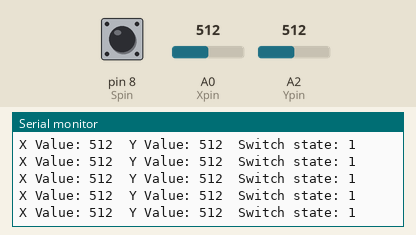
Bench run of a sketch on a simulated Arduino Uno, built with avr-gcc and run on an emulated ATmega328P. On the bench: the last lines printed to the serial monitor. The inputs (shaded band) are chosen by the test bench; at power-on: A0 (Xpin) = 512, pin 8 (Spin) HIGH, A2 (Ypin) = 512.

Above: at 10.4 s.
10.5 s: A0 (Xpin) set to 988
At 10.8 s:
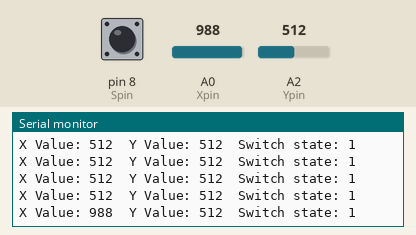
13.5 s: A0 (Xpin) set to 1007
At 13.62 s:
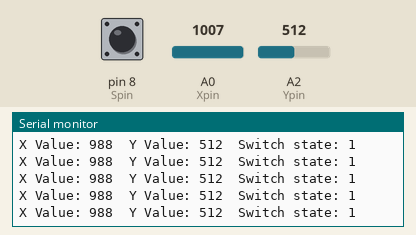
Timing chart, 0 to 16.5 s (numbered marks = the images above; inputs shaded):
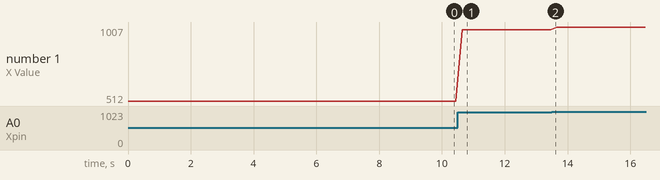

Measured:
- after the input at 10.5 s, the serial monitor: prints a new line after 0.15 s (image 1)
- plotted number 1: 512 → 988 after the input at 10.5 s, 988 → 1007 after the input at 13.5 s

The sketch:

19._Switch.ino
```cpp
int Xpin=A0;
int Ypin=A2;
int Spin=8;
int dt=200;

int Xval;
int Yval;
int Sval;

void setup() {
  // put your setup code here, to run once:
  Serial.begin(9600);
  pinMode(Xpin,INPUT);
  pinMode(Ypin,INPUT);
  pinMode(Spin,INPUT);
  digitalWrite(Spin,HIGH);
}

void loop() {
  // put your main code here, to run repeatedly:
  Xval=analogRead(Xpin);
  Yval=analogRead(Ypin);
  Sval=digitalRead(Spin);
  Serial.print("X Value: ");
  Serial.print(Xval);
  Serial.print("  Y Value: ");
  Serial.print(Yval);
  Serial.print("  Switch state: ");
  Serial.println(Sval);
  delay(dt);
}
```
